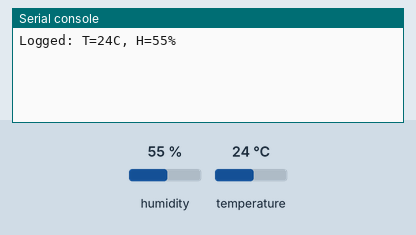
A program run on a simulated Raspberry Pi Pico running MicroPython. Parts: the last lines printed to the serial console. The inputs (shaded band) are chosen by the test bench; at power-on: humidity 55 %, temperature 24 °C. Files the program writes start out absent; the clock reads 2024-03-15 10:24:30 at power-on unless the program sets it.

Above: at 1.2 s.
1.3 s: humidity set to 22 %
At 10.7 s:
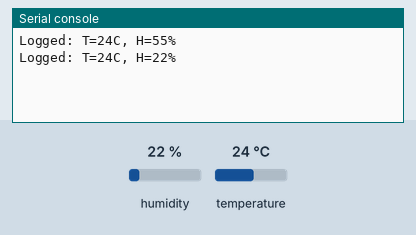
11.3 s: temperature set to 12 °C
At 21.0 s:
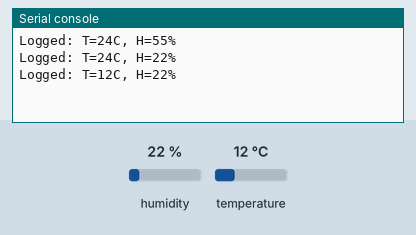
21.3 s: humidity set to 40 %
At 31.2 s:
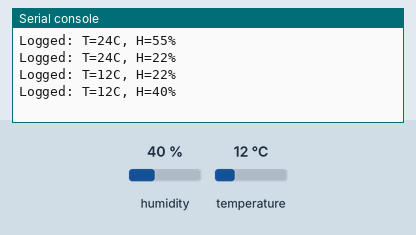
Timing chart, 0 to 32.7 s (numbered marks = the images above; inputs shaded):
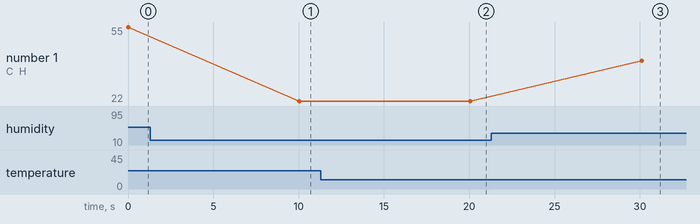

Measured:
- after the input at 1.3 s, the serial console: prints a new line after 8.7 s (image 1)
- after the input at 11.3 s, the serial console: prints a new line after 8.8 s (image 2)
- after the input at 21.3 s, the serial console: prints a new line after 8.8 s (image 3)
- plotted number 1: 55 → 22 after the input at 1.3 s, 22 → 40 after the input at 21.3 s

The program:

main.py
```python
import machine
import time
import dht
import sdcard
import os
import uos

# Initialize DHT11 on GPIO pin (e.g., GP15)
dht_sensor = dht.DHT11(machine.Pin(15))

# Initialize SPI and SD card
spi = machine.SPI(1, baudrate=1000000, sck=machine.Pin(10), mosi=machine.Pin(11), miso=machine.Pin(12))
cs = machine.Pin(13, machine.Pin.OUT)
sd = sdcard.SDCard(spi, cs)
vfs = uos.VfsFat(sd)
uos.mount(vfs, "/sd")

logfile = "/sd/dht11_log.csv"

# Create CSV header if file doesn't exist
if logfile not in uos.listdir("/sd"):
    with open(logfile, "w") as f:
        f.write("timestamp,temperature,humidity\n")

while True:
    try:
        dht_sensor.measure()
        temp = dht_sensor.temperature()
        hum = dht_sensor.humidity()
        timestamp = time.time()

        with open(logfile, "a") as f:
            f.write(f"{timestamp},{temp},{hum}\n")

        print(f"Logged: T={temp}C, H={hum}%")

    except Exception as e:
        print("Error:", e)

    time.sleep(10)
```
